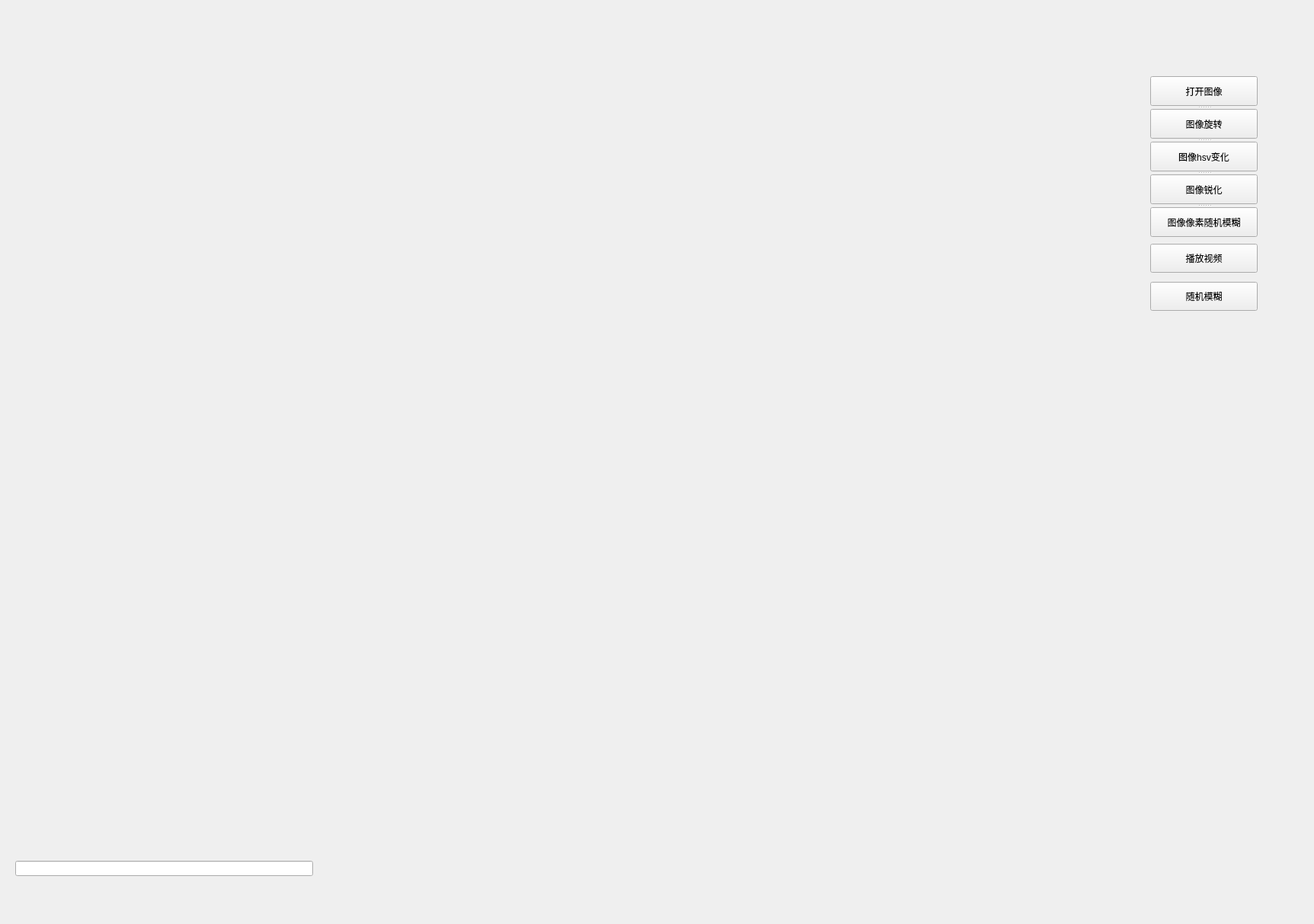
<?xml version="1.0" encoding="UTF-8"?>
<ui version="4.0">
 <class>QtWidgetsApplication1Class</class>
 <widget class="QWidget" name="QtWidgetsApplication1Class">
  <property name="geometry">
   <rect>
    <x>0</x>
    <y>0</y>
    <width>1725</width>
    <height>1213</height>
   </rect>
  </property>
  <property name="windowTitle">
   <string>QtWidgetsApplication1</string>
  </property>
  <widget class="QLabel" name="label">
   <property name="geometry">
    <rect>
     <x>10</x>
     <y>10</y>
     <width>1441</width>
     <height>1071</height>
    </rect>
   </property>
   <property name="text">
    <string/>
   </property>
  </widget>
  <widget class="QLineEdit" name="lineEdit">
   <property name="geometry">
    <rect>
     <x>20</x>
     <y>1130</y>
     <width>391</width>
     <height>20</height>
    </rect>
   </property>
  </widget>
  <widget class="QSplitter" name="splitter">
   <property name="geometry">
    <rect>
     <x>1510</x>
     <y>100</y>
     <width>141</width>
     <height>211</height>
    </rect>
   </property>
   <property name="orientation">
    <enum>Qt::Vertical</enum>
   </property>
   <widget class="QPushButton" name="pushButton">
    <property name="text">
     <string>打开图像</string>
    </property>
   </widget>
   <widget class="QPushButton" name="pushButton_2">
    <property name="text">
     <string>图像旋转</string>
    </property>
   </widget>
   <widget class="QPushButton" name="pushButton_3">
    <property name="text">
     <string>图像hsv变化</string>
    </property>
   </widget>
   <widget class="QPushButton" name="pushButton_4">
    <property name="text">
     <string>图像锐化</string>
    </property>
   </widget>
   <widget class="QPushButton" name="pushButton_5">
    <property name="text">
     <string>图像像素随机模糊</string>
    </property>
   </widget>
  </widget>
  <widget class="QPushButton" name="pushButton_6">
   <property name="geometry">
    <rect>
     <x>1510</x>
     <y>320</y>
     <width>141</width>
     <height>38</height>
    </rect>
   </property>
   <property name="text">
    <string>播放视频</string>
   </property>
  </widget>
  <widget class="QPushButton" name="pushButton_7">
   <property name="geometry">
    <rect>
     <x>1510</x>
     <y>370</y>
     <width>141</width>
     <height>38</height>
    </rect>
   </property>
   <property name="text">
    <string>随机模糊</string>
   </property>
  </widget>
 </widget>
 <layoutdefault spacing="6" margin="11"/>
 <resources>
  <include location="QtWidgetsApplication1.qrc"/>
 </resources>
 <connections/>
</ui>
